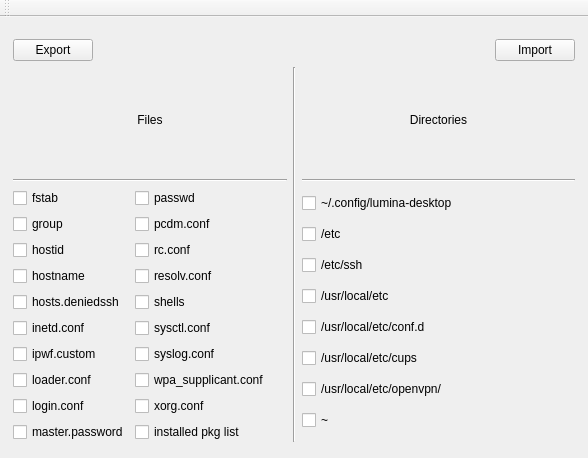
<?xml version="1.0" encoding="UTF-8"?>
<ui version="4.0">
 <class>MainWindow</class>
 <widget class="QMainWindow" name="MainWindow">
  <property name="geometry">
   <rect>
    <x>0</x>
    <y>0</y>
    <width>588</width>
    <height>458</height>
   </rect>
  </property>
  <property name="windowTitle">
   <string>MainWindow</string>
  </property>
  <widget class="QWidget" name="centralWidget">
   <widget class="QWidget" name="">
    <property name="geometry">
     <rect>
      <x>2</x>
      <y>11</y>
      <width>584</width>
      <height>425</height>
     </rect>
    </property>
    <layout class="QGridLayout" name="gridLayout">
     <item row="1" column="0">
      <widget class="QLabel" name="label">
       <property name="text">
        <string>Files</string>
       </property>
       <property name="alignment">
        <set>Qt::AlignCenter</set>
       </property>
      </widget>
     </item>
     <item row="1" column="1" rowspan="3">
      <widget class="Line" name="line">
       <property name="orientation">
        <enum>Qt::Vertical</enum>
       </property>
      </widget>
     </item>
     <item row="0" column="0">
      <layout class="QHBoxLayout" name="horizontalLayout_2">
       <item>
        <widget class="QPushButton" name="exportButton">
         <property name="text">
          <string>Export</string>
         </property>
        </widget>
       </item>
       <item>
        <spacer name="horizontalSpacer_2">
         <property name="orientation">
          <enum>Qt::Horizontal</enum>
         </property>
         <property name="sizeHint" stdset="0">
          <size>
           <width>40</width>
           <height>20</height>
          </size>
         </property>
        </spacer>
       </item>
      </layout>
     </item>
     <item row="3" column="2">
      <layout class="QVBoxLayout" name="verticalLayout">
       <item>
        <widget class="QCheckBox" name="checkBox_lumina_dir">
         <property name="text">
          <string>~/.config/lumina-desktop</string>
         </property>
        </widget>
       </item>
       <item>
        <widget class="QCheckBox" name="checkBox_etc_dir">
         <property name="text">
          <string>/etc</string>
         </property>
        </widget>
       </item>
       <item>
        <widget class="QCheckBox" name="checkBox_etcssh_dir">
         <property name="text">
          <string>/etc/ssh</string>
         </property>
        </widget>
       </item>
       <item>
        <widget class="QCheckBox" name="checkBox_usrlocaletc_dir">
         <property name="text">
          <string>/usr/local/etc</string>
         </property>
        </widget>
       </item>
       <item>
        <widget class="QCheckBox" name="checkBox_confd_dir">
         <property name="text">
          <string>/usr/local/etc/conf.d</string>
         </property>
        </widget>
       </item>
       <item>
        <widget class="QCheckBox" name="checkBox_cups_dir">
         <property name="text">
          <string>/usr/local/etc/cups</string>
         </property>
        </widget>
       </item>
       <item>
        <widget class="QCheckBox" name="checkBox_openvpn_dir">
         <property name="text">
          <string>/usr/local/etc/openvpn/</string>
         </property>
        </widget>
       </item>
       <item>
        <widget class="QCheckBox" name="checkBox_homedir">
         <property name="text">
          <string>~</string>
         </property>
        </widget>
       </item>
      </layout>
     </item>
     <item row="3" column="0">
      <layout class="QFormLayout" name="formLayout">
       <item row="0" column="0">
        <widget class="QCheckBox" name="checkBox_fstab">
         <property name="text">
          <string>fstab</string>
         </property>
        </widget>
       </item>
       <item row="0" column="1">
        <widget class="QCheckBox" name="checkBox_passwd">
         <property name="text">
          <string>passwd</string>
         </property>
        </widget>
       </item>
       <item row="1" column="0">
        <widget class="QCheckBox" name="checkBox_group">
         <property name="text">
          <string>group</string>
         </property>
        </widget>
       </item>
       <item row="1" column="1">
        <widget class="QCheckBox" name="checkBox_pcdmconf">
         <property name="text">
          <string>pcdm.conf</string>
         </property>
        </widget>
       </item>
       <item row="2" column="0">
        <widget class="QCheckBox" name="checkBox_hostid">
         <property name="text">
          <string>hostid</string>
         </property>
        </widget>
       </item>
       <item row="2" column="1">
        <widget class="QCheckBox" name="checkBox_rcconf">
         <property name="text">
          <string>rc.conf</string>
         </property>
        </widget>
       </item>
       <item row="3" column="0">
        <widget class="QCheckBox" name="checkBox_hostname">
         <property name="text">
          <string>hostname</string>
         </property>
        </widget>
       </item>
       <item row="3" column="1">
        <widget class="QCheckBox" name="checkBox_resolvconf">
         <property name="text">
          <string>resolv.conf</string>
         </property>
        </widget>
       </item>
       <item row="4" column="0">
        <widget class="QCheckBox" name="checkBox_hostsdeniedssh">
         <property name="text">
          <string>hosts.deniedssh</string>
         </property>
        </widget>
       </item>
       <item row="4" column="1">
        <widget class="QCheckBox" name="checkBox_shells">
         <property name="text">
          <string>shells</string>
         </property>
        </widget>
       </item>
       <item row="5" column="0">
        <widget class="QCheckBox" name="checkBox_inetdconf">
         <property name="text">
          <string>inetd.conf</string>
         </property>
        </widget>
       </item>
       <item row="5" column="1">
        <widget class="QCheckBox" name="checkBox_sysctlconf">
         <property name="text">
          <string>sysctl.conf</string>
         </property>
        </widget>
       </item>
       <item row="6" column="0">
        <widget class="QCheckBox" name="checkBox_ipfwcustom">
         <property name="text">
          <string>ipwf.custom</string>
         </property>
        </widget>
       </item>
       <item row="6" column="1">
        <widget class="QCheckBox" name="checkBox_syslogconf">
         <property name="text">
          <string>syslog.conf</string>
         </property>
        </widget>
       </item>
       <item row="7" column="0">
        <widget class="QCheckBox" name="checkBox_loaderconf">
         <property name="text">
          <string>loader.conf</string>
         </property>
        </widget>
       </item>
       <item row="7" column="1">
        <widget class="QCheckBox" name="checkBox_wpasupplicantconf">
         <property name="text">
          <string>wpa_supplicant.conf</string>
         </property>
        </widget>
       </item>
       <item row="8" column="0">
        <widget class="QCheckBox" name="checkBox_loginconf">
         <property name="text">
          <string>login.conf</string>
         </property>
        </widget>
       </item>
       <item row="8" column="1">
        <widget class="QCheckBox" name="checkBox_xorgconf">
         <property name="text">
          <string>xorg.conf</string>
         </property>
        </widget>
       </item>
       <item row="9" column="0">
        <widget class="QCheckBox" name="checkBox_masterpassword">
         <property name="text">
          <string>master.password</string>
         </property>
        </widget>
       </item>
       <item row="9" column="1">
        <widget class="QCheckBox" name="checkBox_installedpkglist">
         <property name="text">
          <string>installed pkg list</string>
         </property>
        </widget>
       </item>
      </layout>
     </item>
     <item row="2" column="2">
      <widget class="Line" name="line_3">
       <property name="orientation">
        <enum>Qt::Horizontal</enum>
       </property>
      </widget>
     </item>
     <item row="2" column="0">
      <widget class="Line" name="line_2">
       <property name="orientation">
        <enum>Qt::Horizontal</enum>
       </property>
      </widget>
     </item>
     <item row="1" column="2">
      <widget class="QLabel" name="label_2">
       <property name="text">
        <string>Directories</string>
       </property>
       <property name="alignment">
        <set>Qt::AlignCenter</set>
       </property>
      </widget>
     </item>
     <item row="0" column="2">
      <layout class="QHBoxLayout" name="horizontalLayout">
       <item>
        <spacer name="horizontalSpacer">
         <property name="orientation">
          <enum>Qt::Horizontal</enum>
         </property>
         <property name="sizeHint" stdset="0">
          <size>
           <width>40</width>
           <height>20</height>
          </size>
         </property>
        </spacer>
       </item>
       <item>
        <widget class="QPushButton" name="importButton">
         <property name="text">
          <string>Import</string>
         </property>
        </widget>
       </item>
      </layout>
     </item>
    </layout>
   </widget>
  </widget>
  <widget class="QToolBar" name="mainToolBar">
   <attribute name="toolBarArea">
    <enum>TopToolBarArea</enum>
   </attribute>
   <attribute name="toolBarBreak">
    <bool>false</bool>
   </attribute>
  </widget>
 </widget>
 <layoutdefault spacing="6" margin="11"/>
 <resources/>
 <connections/>
</ui>
